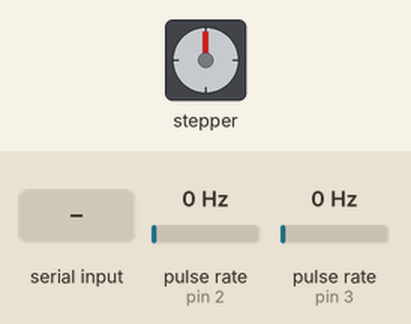
Bench run of a sketch on a simulated Arduino Uno, built with avr-gcc and run on an emulated ATmega328P. Parts: stepper motor. Wiring (inferred from the names in the program): 2 × pulse sensor: data pin 2 / data pin 3. Inputs (shaded band) come from the test bench; at power-on: pulse rate (sensors on pin 2, pin 3) 0 Hz. Stepper angles assume 200 steps per turn; what the sketch prints to the serial monitor is not drawn.

Above: at 1.2 s.
1.3 s: "90,45\n" received over Serial
At 3.5 s:
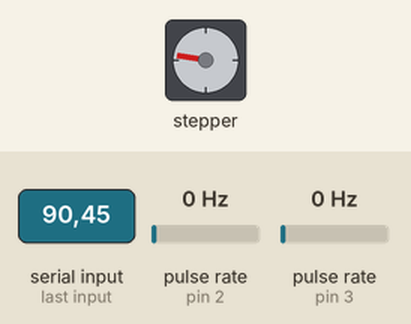
3.8 s: "1,90,45\n" received over Serial
At 5.6 s:
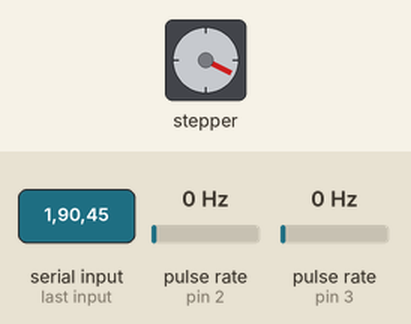
6.3 s: "30,150\n" received over Serial
At 8.6 s:
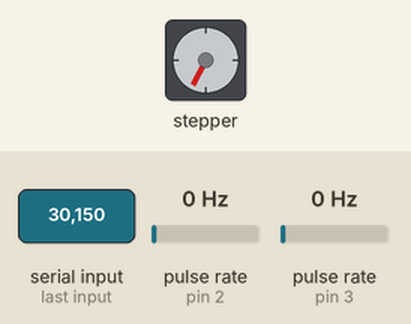
8.9 s: "1,90\n" received over Serial
At 10.6 s:
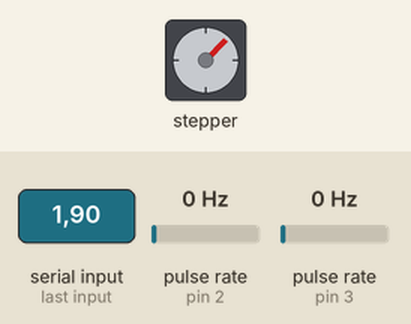
14.4 s: "1,90\n" received over Serial
At 15.9 s:
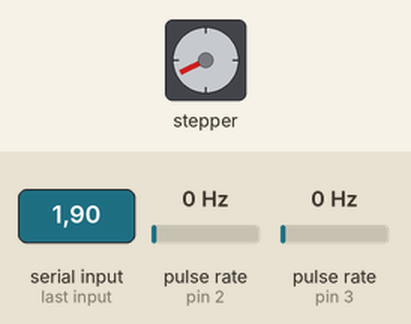
Timing chart, 0 to 17.4 s (numbered marks = the images above; inputs shaded):
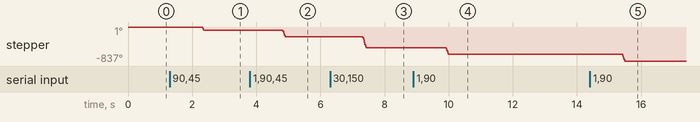

Measured:
- after the input at 1.3 s, stepper: turns 81° counter-clockwise, starting after 1.0 s
- after the input at 3.8 s, stepper: turns 162° counter-clockwise, starting after 1.0 s
- after the input at 6.3 s, stepper: turns 270° counter-clockwise in 0.10 s, starting after 1.0 s
- after the input at 8.9 s, stepper: turns 162° counter-clockwise, starting after 1.0 s
- after the input at 14.4 s, stepper: turns 162° counter-clockwise, starting after 1.0 s

The sketch:

pandol_pid_eslahi.ino
```cpp
#include <PID_v1.h>
#include <AccelStepper.h>
#define motorInterfaceType 1

volatile int lastEncoded = 0;
volatile long encoderValue = 0;

int encoderPin1 = 2;
int encoderPin2 = 3;
int stepdelay =100;
int totalSteps = 0;
int maxSteps = 13000/2;
int myspeed = 6400;
int khalasi = 5;
int lastMSB = 0;
int lastLSB = 0;

long lastencoderValue = 0;

double Setpoint, Input, Output;

double Kp=0.55, Ki=0.0, Kd=0;
PID pid(&Input, &Output, &Setpoint, Kp, Ki, Kd, DIRECT);


AccelStepper stepper = AccelStepper(motorInterfaceType, 9, 8);

void setup() {

//_______________________________motor______________________________________

  pinMode(9,OUTPUT); // set Pin9 as PUL
  pinMode(8,OUTPUT); // set Pin8 as DIR
  Serial.begin(9600);

//______________________________encoder_____________________________________

  pinMode(encoderPin1, INPUT);
  pinMode(encoderPin2, INPUT);

  digitalWrite(encoderPin1, HIGH); //turn pullup resistor on
  digitalWrite(encoderPin2, HIGH); //turn pullup resistor on

  //call updateEncoder() when any high/low changed seen
  //on interrupt 0 (pin 2), or interrupt 1 (pin 3)
  attachInterrupt(0, updateEncoder, CHANGE);
  attachInterrupt(1, updateEncoder, CHANGE);

//_____________________setting stepper motor________________________________

stepper.setMaxSpeed(100000);
stepper.setAcceleration(50000);


//_________________________________pid______________________________________

pid.SetOutputLimits(-255,255);
  Input = encoderValue;
  Setpoint = 1.0;
 pid.SetMode(AUTOMATIC);

}

//____________________________draiver motor________________________________

String getValue(String data, char separator, int index)
{
    int found = 0;
    int strIndex[] = { 0, -1 };
    int maxIndex = data.length() - 1;

    for (int i = 0; i <= maxIndex && found <= index; i++) {
        if (data.charAt(i) == separator || i == maxIndex) {
            found++;
            strIndex[0] = strIndex[1] + 1;
            strIndex[1] = (i == maxIndex) ? i+1 : i;
        }
    }
    return found > index ? data.substring(strIndex[0], strIndex[1]) : "";
}


void doStep(bool right, int steps, int sleepMicroSeconds)
{

  if(right)
    {

        //digitalWrite(8,HIGH); // set high level direction
       totalSteps+=steps;
    }
    else
    {
        //digitalWrite(8,LOW); // set high level direction
        totalSteps-=steps;

    }

   stepper.moveTo(totalSteps);
 stepper.runToPosition();
}


void doStep2(bool right, int steps, int sleepMicroSeconds)
{
    if(right)
    {
        digitalWrite(8,HIGH); // set high level direction
       totalSteps+=steps;
    }
    else
    {
        digitalWrite(8,LOW); // set high level direction
        totalSteps-=steps;

    }

    //if(totalSteps>maxSteps || totalSteps<-maxSteps){
    //  return;
    //}
    for(int x = 0; x < steps; x++)
    {
        digitalWrite(9,HIGH); // Output high
        delayMicroseconds(1); // set rotate speed
        digitalWrite(9,LOW); // Output low
        //delayMicroseconds(1); // set rotate speed
        delayMicroseconds(sleepMicroSeconds); // set rotate speed
    }
}

//___________________________________________________________________________________

void updateEncoder(){
  int MSB = digitalRead(encoderPin1); //MSB = most significant bit
  int LSB = digitalRead(encoderPin2); //LSB = least significant bit

  int encoded = (MSB << 1) |LSB; //converting the 2 pin value to single number
  int sum = (lastEncoded << 2) | encoded; //adding it to the previous encoded value

  if(sum == 0b1101 || sum == 0b0100 || sum == 0b0010 || sum == 0b1011) encoderValue ++;
  if(sum == 0b1110 || sum == 0b0111 || sum == 0b0001 || sum == 0b1000) encoderValue --;

  lastEncoded = encoded; //store this value for next time

}

void loop() {

//__________________________contorol pid_______________________________

    if (encoderValue >700 && encoderValue<1900)
    {
            Input = encoderValue;
            Input /= 1200.0;

  pid.Compute();
  Serial.println("Output "+String(Output*myspeed)+" "+ String(Input));

    if (encoderValue >(1200-khalasi) && encoderValue<(1200+khalasi))
      Output = 0;
    if(Output > 0)
      doStep(false,(int)abs(myspeed*Output), stepdelay);
    if(Output < 0)
      doStep(true, (int)abs(myspeed*Output), stepdelay);
    }

//_____________________________Serial____________________________________

        if(Serial.available() > 0) {
      String incomingString = Serial.readStringUntil('\r');
      String dir = getValue(incomingString, ',', 0);//0
      String steps = getValue(incomingString, ',', 1);//1
      String sleepMicroSeconds = getValue(incomingString, ',', 2);//2
      doStep(dir == "right", steps.toInt(), sleepMicroSeconds.toInt());
      Serial.println("#"+String(encoderValue)+"#");
  }

    Serial.println("#"+String(encoderValue)+"#");


}
```
